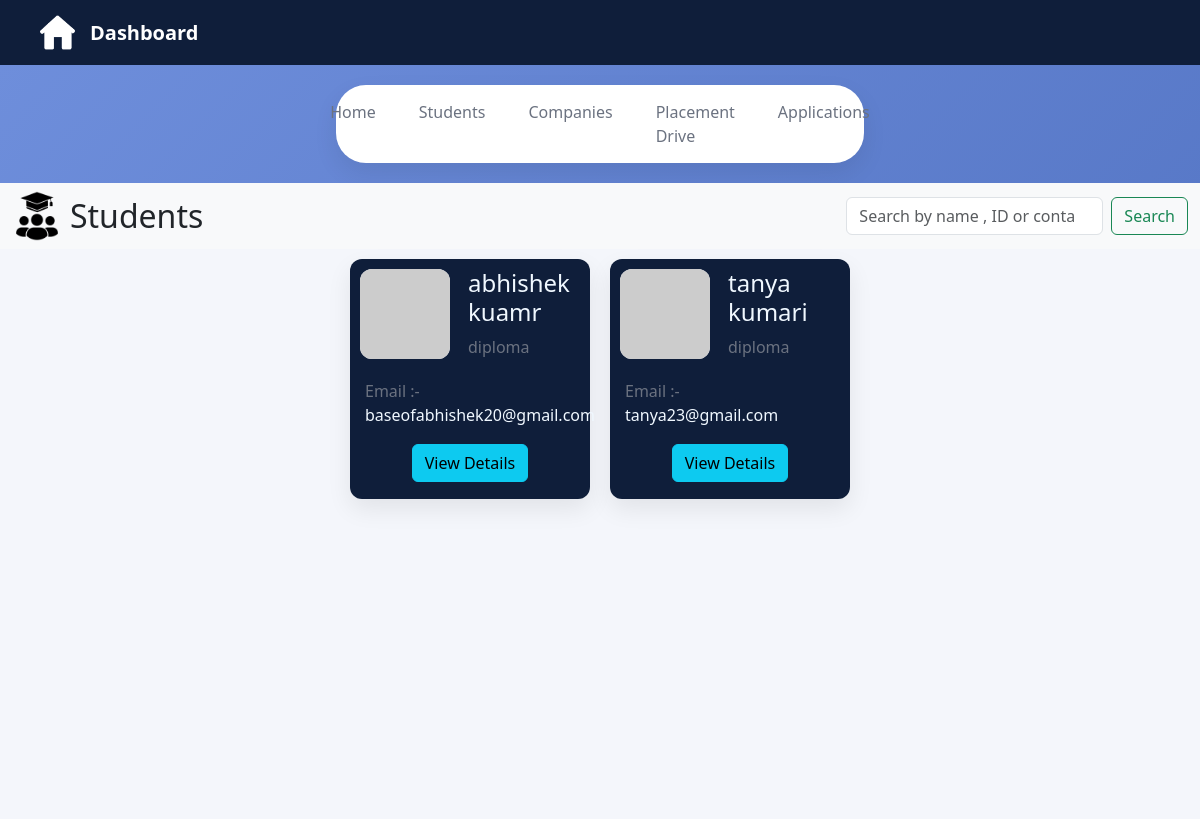
The app's page /admin-students with its own data.
### application/model.py (models this page shows)
class Student(db.Model):
    __tablename__ = "student"
    id = db.Column(db.Integer , primary_key = True)
    user_id = db.Column(db.Integer ,db.ForeignKey('user.id'),nullable = False)
    name = db.Column(db.String(50) , nullable = False)
    academic_level = db.Column(db.String(100) , nullable = False)
    phone = db.Column(db.String(50) , nullable = False)
    resume = db.Column(db.LargeBinary , nullable = False)
    github_link = db.Column(db.String(300))
    student_applications = db.relationship('Applications',backref = "student" , cascade = "all, delete-orphan")

class User(db.Model):
    __tablename__ = "user"
    id = db.Column(db.Integer , primary_key = True)
    email = db.Column(db.String(100) ,nullable = False , unique = True)
    password = db.Column(db.String(150) , nullable = False)
    role = db.Column(db.String(20) , nullable = False)
    student = db.relationship('Student' , backref = 'user' , uselist = False , cascade = 'all, delete-orphan')
    company = db.relationship('Company' , backref = 'user' , uselist = False , cascade = 'all, delete-orphan')

### application/controllers.py (the view)
@app.route('/admin-students')
def admin_students():
    students = Student.query.all()
    return render_template("/admin/student.html", students=students)

### templates/admin/student.html (shortened to what this page needs)
<!DOCTYPE html>
<html lang="en">
<head>
    <link href="https://cdn.jsdelivr.net/npm/bootstrap@5.3.8/dist/css/bootstrap.min.css" rel="stylesheet">
    <link rel="stylesheet" href="{{ url_for('static', filename='css/admin.css') }}">
</head>
<body>
    <div class="dashboard-nav">
        <div class="nav-left">
            <img src="/static/images/home-logo.png" alt="home">
            <span>Dashboard</span>
        </div>
    </div>
    <div class="page-tabs">
        <a href="/admin-dashboard">Home</a>
        <a href="/admin-students" class="active">Students</a>
        <a href="/admin-companies">Companies</a>
        <a href="/admin-placement-drives">Placement Drive</a>
        <a href="/admin-applications">Applications</a>
    </div>
    <div class="student-info">
        <nav class="navbar bg-body-tertiary">
            <div class="container-fluid d-flex justify-content-between align-items-center">
                <div class="d-flex align-items-center">
                    <img src="/static/images/student.png" class="logos me-2" alt="">
                    <h2 class="mb-0">Students</h2>
                </div>
                <form class="d-flex" role="search" action="/search-students" method="get">
                    <input class="form-control me-2" type="search" placeholder="Search by name , ID or contact" aria-label="Search"
                        name="search">
                    <input class="btn btn-outline-success" type="submit" value="Search">
                </form>
            </div>
        </nav>
        <div class="student-profiles">
            {% for student in students %}
            <div class="profile">
                <div class="box1">
                    <img src="https://ui-avatars.com/api/?name={{ student.name }}&background=4e6fbf&color=ffffff" alt="Avatar" class="symbol">
                    <div>
                        <h4 style="color: aliceblue;">{{ student.name }}</h4>
                        <span>{{ student.academic_level }}</span>
                    </div>
                </div>
                <div class="box2">
                    <span>Email :-</span>
                    <span style="color: aliceblue;">{{ student.user.email }}</span>
                    <div class="text-center">
                        <a href="/admin-student-details/{{ student.id }}" class="btn btn-info">View Details</a>
                    </div>
                </div>
            </div>
            {% endfor %}
        </div>
    </div>
</body>
</html>

### static/css/admin.css (style rules this page uses)
:root { --bg-gradient-start: #6f8fdc; --bg-gradient-end: #4e6fbf; --nav-bg: #0f1e3a; --nav-text: #ffffff; --nav-active: #3b82f6; --card-bg: #f4f6fb; --card-white: #ffffff; --card-border: #e5e9f2; --text-primary: #1f2937; --text-secondary: #6b7280; --shadow-soft: 0 10px 25px rgba(0, 0, 0, 0.08); }
* { margin: 0; padding: 0; box-sizing: border-box; font-family: "Segoe UI", sans-serif; }
body { background: linear-gradient(135deg, var(--bg-gradient-start), var(--bg-gradient-end)); min-height: 100vh; }
.dashboard-nav { background-color: var(--nav-bg); padding: 15px 40px; }
.nav-left { display: flex; align-items: center; gap: 15px; }
.nav-left img { width: 35px; height: 35px; }
.nav-left span { color: var(--nav-text); font-size: 20px; font-weight: 630; }
.page-tabs { background: var(--card-white); margin: 20px auto; width: 44%; border-radius: 30px; padding: 15px 30px; display: flex; justify-content: center; gap: 43px; box-shadow: var(--shadow-soft); }
.page-tabs a { text-decoration: none; color: var(--text-secondary); font-weight: 500; }
.student-info { width: 100%; min-height: 78vh; background-color: var(--card-bg); }
.student-profiles { height: 70vh; margin-top: 10px; display: flex; flex-wrap: wrap; gap: 0px 20px; justify-content: center; }
.profile { background-color: var(--nav-bg); width: 20%; height: 30vh; border-radius: 12px; box-shadow: var(--shadow-soft); color: var(--text-secondary); padding: 10px; }
.box1 { display: flex; gap: 18px; }
.symbol { width: 90px; height: 90px; background-color: var(--card-bg); border-radius: 12px; }
.box2 { margin-top: 20px; padding: 0px 5px; }
.text-center { margin-top: 17px; }
.logos { width: 50px; height: 50px; }

### records on screen
Student: name "abhishek kuamr", academic_level "diploma", user.email "baseofabhishek20@gmail.com"
Student: name "tanya kumari", academic_level "diploma", user.email "tanya23@gmail.com"
